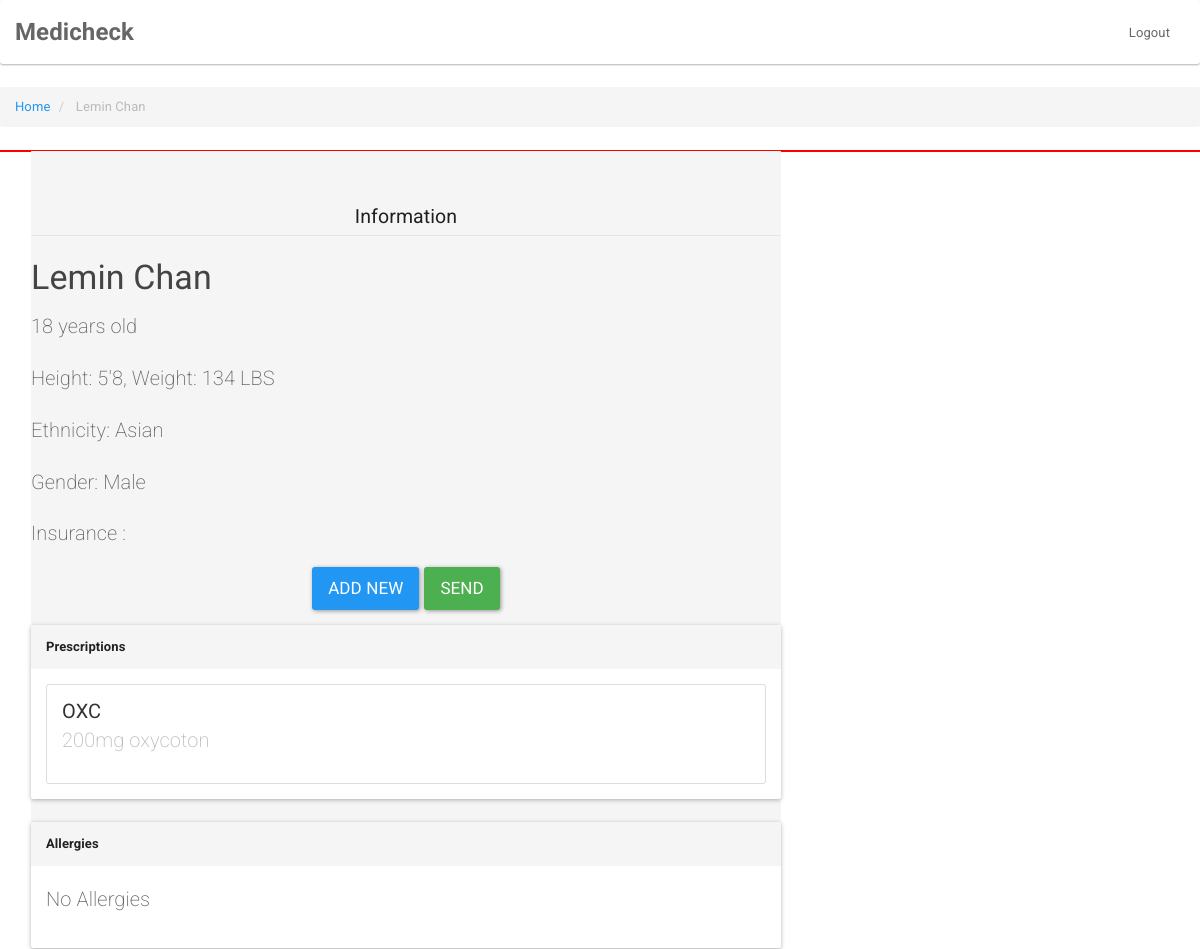
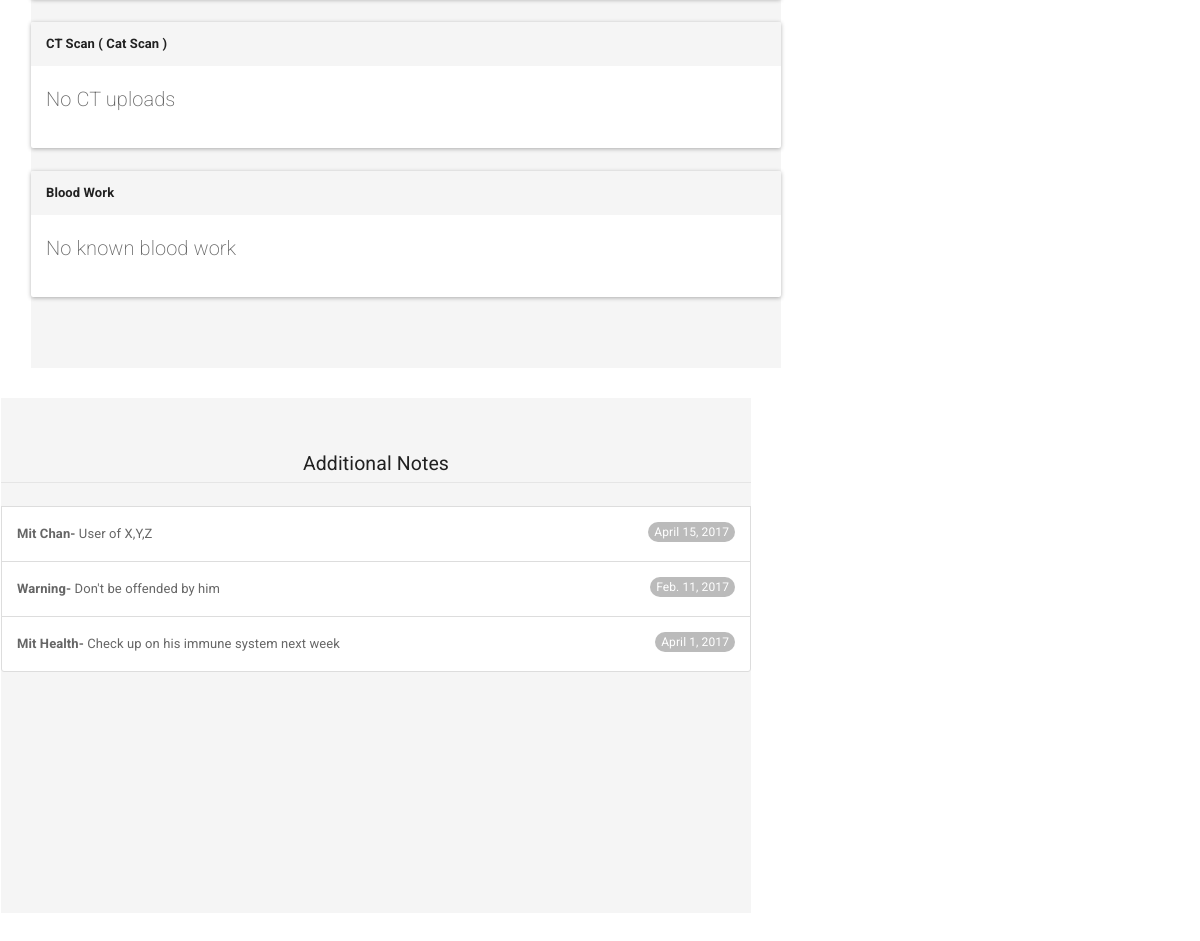
Page /profile/id/1/ on the committed database (2 pictures, top to bottom).
### patients/models.py (models this page shows)
class Patient(models.Model):
    first_name = models.CharField(max_length=30)
    last_name = models.CharField(max_length=30, blank = True)
    index = models.ForeignKey(User)
    ethnicity = models.CharField(max_length=15)
    weight = models.CharField(max_length=6)
    height = models.CharField(max_length=4)
    gender = models.CharField(max_length=100)
    age = models.CharField(max_length=5, default='')

class Note(models.Model):
    PERSCRIPTION='Prescription'
    BLOODWORK='Bloodwork'
    ALLERGIES='Allergy'
    CT='CT'
    EXTRA_NOTES="Additional Notes"
    OPTIONS = (
    (PERSCRIPTION, "Prescription"),
    (BLOODWORK, "Bloodwork"),
    (ALLERGIES, "Allergy"),
    (CT,"Cat Scan"),
    (EXTRA_NOTES, "Additional Notes"),
    )
    patient = models.ForeignKey(Patient, on_delete=models.CASCADE)
    note = models.CharField(max_length=16)
    message = models.CharField(max_length=100)
    note_type = models.CharField(max_length=30, choices = OPTIONS, default = EXTRA_NOTES)
    date_started = models.DateField('date start')
    date_ended = models.DateField('date end')
    last_modified = models.DateField(auto_now=True)

### patients/views.py (the view)
# urls.py: url(r'^id/(?P<id>\d+)/', views.detail, name='id'),
def detail(request, id ):
    patient = Patient.objects.get(pk=id)
    request.session["patient_target"] = id
    add_notes = Note.objects.filter(note_type__startswith="Additional Notes", patient_id=id)
    per_notes = Note.objects.filter(note_type__startswith="Prescription", patient_id=id)
    ct_notes = Note.objects.filter(note_type__startswith="CT", patient_id=id)
    bw_notes = Note.objects.filter(note_type__startswith="Blood", patient_id=id)
    all_notes =  Note.objects.filter(note_type__startswith="Allergy", patient_id=id)
    context = { "param" : id,
                "patient": patient,
                "add_notes": add_notes,
                "per_notes": per_notes,
                "ct_notes": ct_notes,
                "bw_notes": bw_notes,
                "all_notes": all_notes,}
    return render(request, 'profile/patient.html', context)

### templates/profile/patient.html (shortened to what this page needs)
{% extends "base.html"%}
{% block Content %}
<ul class="breadcrumb">
  <li><a href="/profile/home">Home</a></li>
  <li class="active"> {{ patient.first_name }} {{ patient.last_name }}</li>
</ul>
<div style="border: 1px solid red;">
<div  style= "float:left; border-radius: .5px;margin-left: 30px; width: 750px;"class="jumbotron">
    <legend><center> Information  </center>    </legend>
  <h3> {{ patient.first_name }} {{patient.last_name}}</h3>
  <p> {{patient.age}} years old</p>
  <p> Height: {{patient.height}}, Weight: {{patient.weight}} LBS </p>
  <p> Ethnicity: {{ patient.ethnicity }} </p>
  <p> Gender: {{ patient.gender }} </p>
  <p> Insurance : {{ patient.insurance }} </p>
  <p><center><a href="{% url 'note_new' %}" class="btn btn-primary btn-lg">Add New</a><a style="margin-left:5px;" href="{% url 'patient_share' patient.id %}" class="btn btn-success btn-lg">Send</a> </center></p>
  <div class="panel panel-default">
    <div class="panel-heading"><b>Prescriptions</b></div>
    <div class="panel-body">
{% if per_notes %}
  {% for note in per_notes %}
      <a  href="#" class="list-group-item">
        <h5 index="{{note.id}}" class="list-group-item-heading"> {{ note.note }} </h5>
        <p class="list-group-item-text"> {{ note.message }} </p>
      </a>
    {% endfor %}
    {% else %}
      <p> No prescriptions </p>
    {% endif %}
      </div>
  </div>
  <div class="panel panel-default">
  <div class="panel-heading"><b> Allergies </b></div>
  <div class="panel-body">
{% if all_notes %}
{% for note in all_notes %}
    <a href="#" class="list-group-item">
      <h5 index="{{note.id}}" class="list-group-item-heading"> {{ note.note }} </h5>
      <p class="list-group-item-text"> {{ note.message }} </p>
    </a>
  {% endfor %}
  {% else %}
  <p> No Allergies
  {% endif %}
  </div>
</div>
<div class="panel panel-default">
<div class="panel-heading"><b> CT Scan ( Cat Scan ) </b></div>
<div class="panel-body">
{% if ct_notes %}
{% for note in ct_notes %}
    <a href="#" class="list-group-item">
      <h5 index="{{note.id}}" class="list-group-item-heading"> {{ note.note }} </h5>
      <p class="list-group-item-text"> {{ note.message }} </p>
    </a>
  {% endfor %}
  {% else %}
  <p> No CT uploads
  {% endif %}
  </div>
</div>
<div class="panel panel-default">
<div class="panel-heading"><b> Blood Work </b></div>
<div class="panel-body">
{% if bw_notes %}
{% for note in bw_notes %}
    <a href="#" class="list-group-item">
      <h5 index="{{note.id}}" class="list-group-item-heading"> {{ note.note }} </h5>
      <p class="list-group-item-text"> {{ note.message }} </p>
    </a>
  {% endfor %}
  {% else %}
  <p> No known blood work
  {% endif %}
  </div>
</div>
</div>
<div  style= "float:left;width: 750px;height:515.5px;"class="jumbotron">
    <legend><center> Additional Notes  </center></legend>
    {% for note in add_notes %}
    <li class="list-group-item">
      <span class="badge"> {{note.last_modified}}</span>
    <b> {{note.note}}-</b>  {{  note.message|slice:":100" }}
    </li>
    {% endfor %}
</div>
</div>
  {% endblock %}

### rows in the picture
Patient: first_name "Lemin", last_name "Chan", age "18", height "5'8", weight "134", ethnicity "Asian", gender "Male"
Note: note "OXC", message "200mg oxycoton"
Note: last_modified "April 15, 2017", note "Mit Chan", message "User of X,Y,Z"
Note: last_modified "Feb. 11, 2017", note "Warning", message "Don't be offended by him"
Note: last_modified "April 1, 2017", note "Mit Health", message "Check up on his immune system next week"
